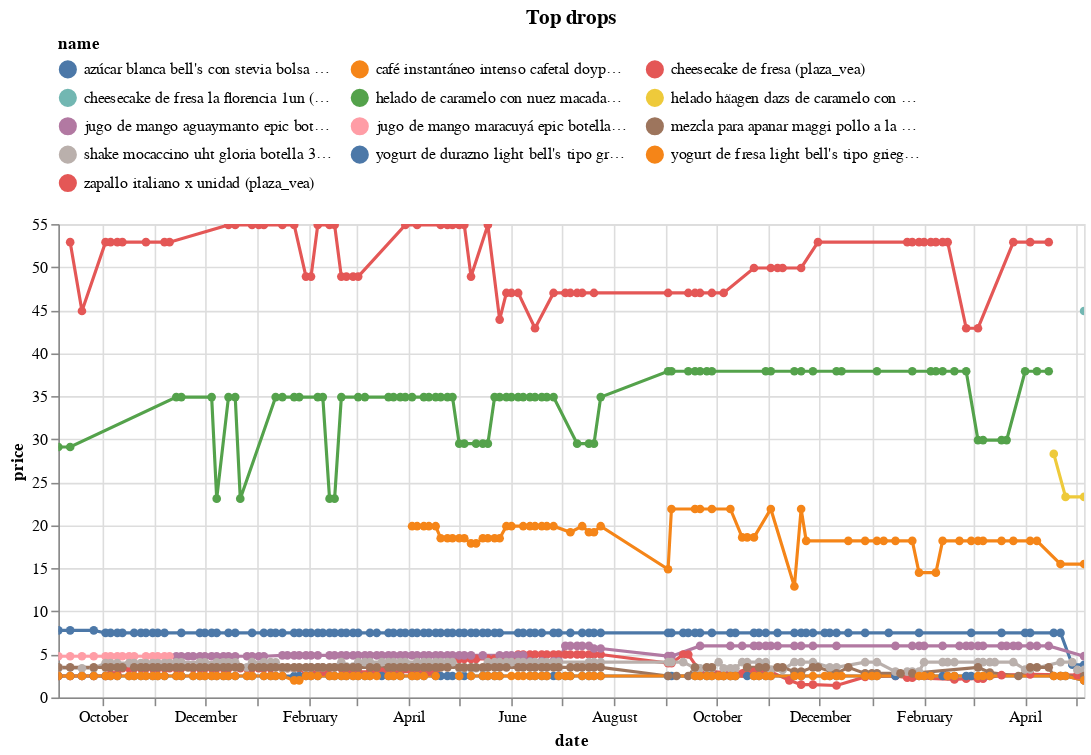

This figure's notebook cell:
### Code cell
(top_changes
 .sort_values('change')
 .head(10)
 .pipe(plot_changes, 'Top drops')
)

### Figure 1 — Vega-Lite specification as saved in the notebook (floating-point values rounded to 4 significant figures; data arrays with more than 128 entries replaced by an {"elided": "..."} marker saying what was removed)
{"config": {"view": {"continuousWidth": 300, "continuousHeight": 300}, "legend": {"columns": 3, "orient": "top"}}, "data": {"name": "data-c2855de5154571bf8ab26dd8aecb4758"}, "mark": {"type": "line", "point": true}, "encoding": {"color": {"field": "name", "scale": {"domain": ["azúcar blanca bell's con stevia bolsa 500g (plaza_vea)", "café instantáneo intenso cafetal doypack 90g (plaza_vea)", "cheesecake de fresa (plaza_vea)", "cheesecake de fresa la florencia 1un (plaza_vea)", "helado de caramelo con nuez macadamia häagen-dazs pote 473ml (plaza_vea)", "helado häagen dazs de caramelo con nuez macadamia pote 473ml (plaza_vea)", "jugo de mango aguaymanto epic botella 380ml (plaza_vea)", "jugo de mango maracuyá epic botella 380ml (plaza_vea)", "mezcla para apanar maggi pollo a la brasa sobre 45g (plaza_vea)", "shake mocaccino uht gloria botella 320ml (plaza_vea)", "yogurt de durazno light bell's tipo griego vaso 115g (plaza_vea)", "yogurt de fresa light bell's tipo griego vaso 115g (plaza_vea)", "zapallo italiano x unidad (plaza_vea)"]}, "type": "nominal"}, "tooltip": [{"field": "name", "type": "nominal"}, {"field": "price", "type": "quantitative"}, {"field": "last_price", "type": "quantitative"}], "x": {"field": "date", "type": "temporal"}, "y": {"field": "price", "type": "quantitative"}}, "params": [{"name": "param_3", "select": {"type": "point", "fields": ["name"]}, "bind": "legend"}, {"name": "param_4", "select": {"type": "interval", "encodings": ["x", "y"]}, "bind": "scales"}], "title": "Top drops", "transform": [{"filter": {"param": "param_3"}}], "width": 650, "$schema": "https://vega.github.io/schema/vega-lite/v5.17.0.json", "datasets": {"data-c2855de5154571bf8ab26dd8aecb4758": {"elided": "982 records"}}}
